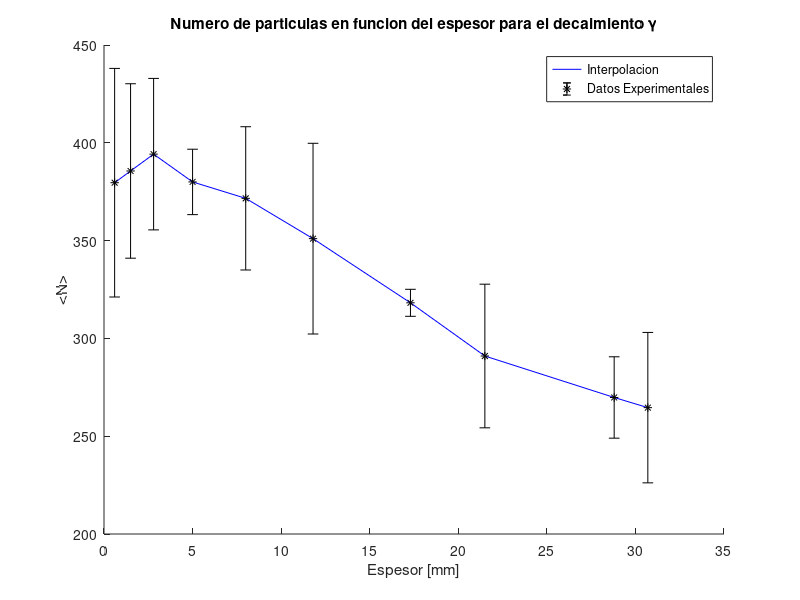

The MATLAB script that drew this image: (Note: this script raises an error after producing the figure.)
clear all; close all;
d = [0.6 1.5 2.8 5 8 11.8 17.3 21.5 28.8 30.7];
datos06 = [368	377	427	351	375]; datos15 = [391	368	419	385	365];
datos28 = [387	370	390	404	420];datos5 = [388	386	368	376	382];
datos8 = [392	358	368	388	352];datos118 = [379	333	324	348	371];
datos173 = [316	317	318	324	316];datos215 = [309	264	291	286	305];
datos288 = [278	276	274	268	253];datos307 = [242	293	265	267	256];
c06  = mean(datos06) ; deltac06 =  sqrt((4.6*std(datos06)/sqrt(5))^2+(0.5)^2);
c15  = mean(datos15) ; deltac15 =  sqrt((4.6*std(datos15)/sqrt(5))^2+(0.5)^2);
c28  = mean(datos28) ; deltac28 =  sqrt((4.6*std(datos28)/sqrt(5))^2+(0.5)^2);
c5   = mean(datos5)  ; deltac5 =   sqrt((4.6*std(datos5)/sqrt(5))^2+(0.5)^2);
c8   = mean(datos8)  ; deltac8 =   sqrt((4.6*std(datos8)/sqrt(5))^2+(0.5)^2);
c118 = mean(datos118); deltac118 = sqrt((4.6*std(datos118)/sqrt(5))^2+(0.5)^2);
c173 = mean(datos173); deltac173 = sqrt((4.6*std(datos173)/sqrt(5))^2+(0.5)^2);
c215 = mean(datos215); deltac215 = sqrt((4.6*std(datos215)/sqrt(5))^2+(0.5)^2);
c288 = mean(datos288); deltac288 = sqrt((4.6*std(datos288)/sqrt(5))^2+(0.5)^2);
c307 = mean(datos307); deltac307 = sqrt((4.6*std(datos307)/sqrt(5))^2+(0.5)^2);
c = [c06 c15 c28 c5 c8 c118 c173 c215 c288 c307];
deltasc = [deltac06 deltac15 deltac28 deltac5 deltac8 deltac118 deltac173 deltac215 deltac288 deltac307];
figure(1);clf;
hold on;
plot(d,c,'-b'); errorbar(d,c,deltasc,'*k');xlabel('Espesor [mm]'); ylabel('<N>'); legend('Interpolacion','Datos Experimentales'); title('Numero de particulas en funcion del espesor para el decaimiento \gamma')
hold off;
print -djpeg -r100 particulasvsespesorb137Al.jpg

[N,a,incertidumbrea,b,incertidumbreb,r] = MinimosCuadrados(d(3:end),log(c(3:end)))

xx = min(d(3:end)):(max(d(3:end))-min(d(3:end)))/100:max(d(3:end)); yy = a.*xx+b;
figure(2);clf;
plot(d(3:end),log(c(3:end)),'k*',xx,yy,'m');xlabel('Espesor [mm]'); ylabel('ln(<N>)'); legend('Datos Experimentales','Ajuste Minimos Cuadrados'); title('Ajuste semilogaritmico para el decaimiento \gamma')
print -djpeg -r100 ajusteb137Al.jpg
c06  = mean(datos06) 
deltac06 =  sqrt((4.6*std(datos06)/sqrt(5))^2+(0.5)^2)
c15  = mean(datos15) 
deltac15 =  sqrt((4.6*std(datos15)/sqrt(5))^2+(0.5)^2)
c28  = mean(datos28) 
deltac28 =  sqrt((4.6*std(datos28)/sqrt(5))^2+(0.5)^2)
c5   = mean(datos5)  
deltac5 =   sqrt((4.6*std(datos5)/sqrt(5))^2+(0.5)^2)
c8   = mean(datos8)  
deltac8 =   sqrt((4.6*std(datos8)/sqrt(5))^2+(0.5)^2)
c118 = mean(datos118)
deltac118 = sqrt((4.6*std(datos118)/sqrt(5))^2+(0.5)^2)
c173 = mean(datos173)
deltac173 = sqrt((4.6*std(datos173)/sqrt(5))^2+(0.5)^2)
c215 = mean(datos215)
deltac215 = sqrt((4.6*std(datos215)/sqrt(5))^2+(0.5)^2)
c288 = mean(datos288)
deltac288 = sqrt((4.6*std(datos288)/sqrt(5))^2+(0.5)^2)
c307 = mean(datos307)
deltac307 = sqrt((4.6*std(datos307)/sqrt(5))^2+(0.5)^2)
